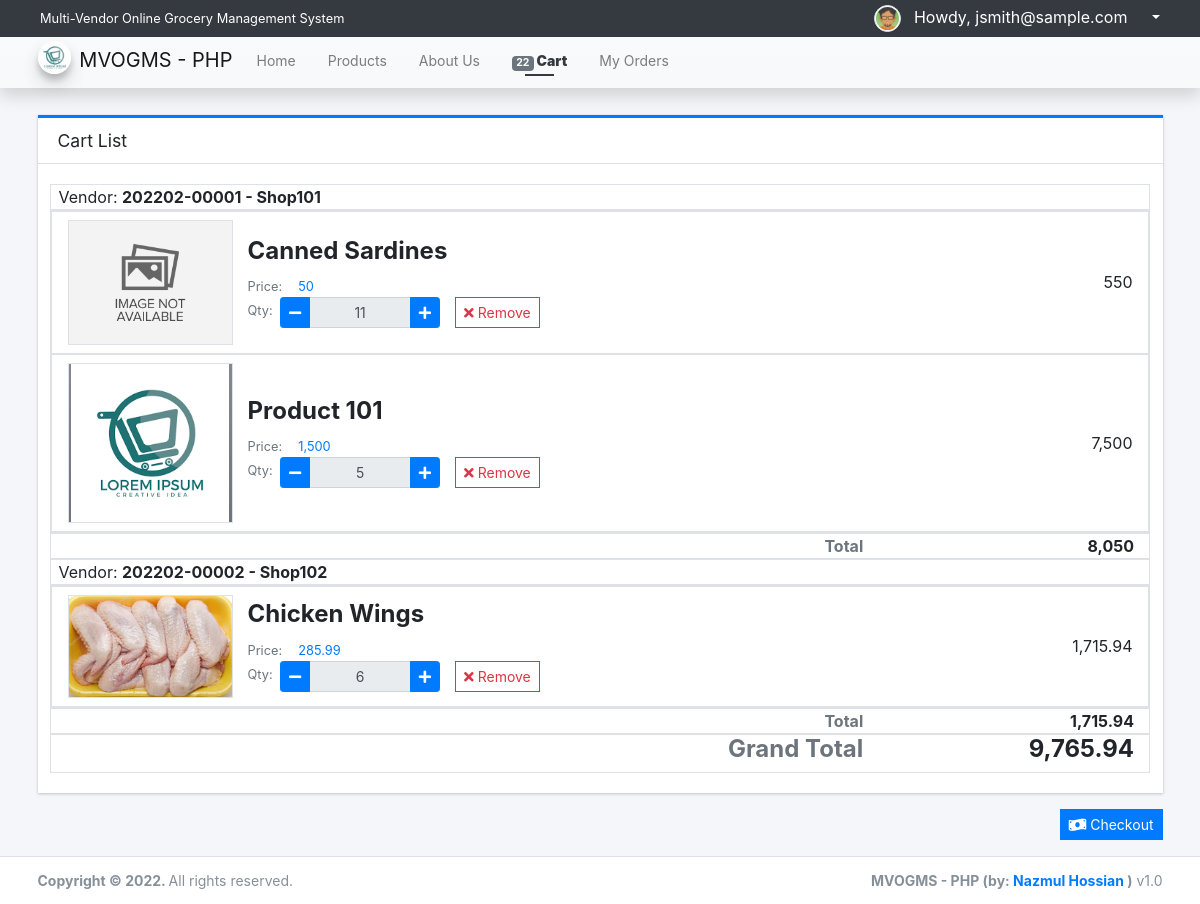
The page /?page=orders/cart (signed in) on the database as committed earlier.
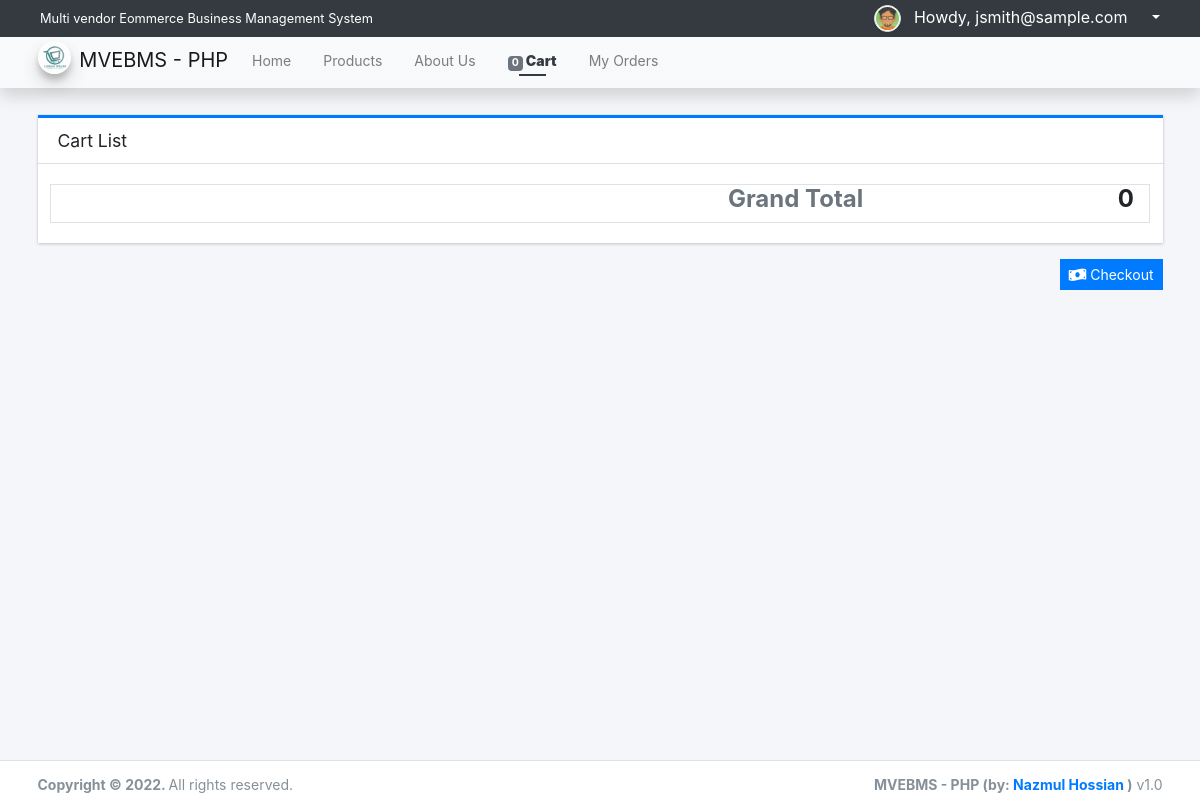
The same page on the database as committed later.
### tables this page shows
CREATE TABLE `vendor_list` (
  `id` int(30) NOT NULL,
  `code` varchar(100) NOT NULL,
  `shop_type_id` int(30) NOT NULL,
  `shop_name` text NOT NULL,
  `shop_owner` text NOT NULL,
  `contact` text NOT NULL,
  `username` text NOT NULL,
  `password` text NOT NULL,
  `avatar` text DEFAULT NULL,
  `status` tinyint(1) NOT NULL DEFAULT 1,
  `delete_flag` tinyint(1) NOT NULL DEFAULT 0,
  `date_created` datetime NOT NULL DEFAULT current_timestamp(),
  `date_updated` datetime DEFAULT NULL ON UPDATE current_timestamp()
);

CREATE TABLE `cart_list` (
  `id` int(30) NOT NULL,
  `client_id` int(30) NOT NULL,
  `product_id` int(30) NOT NULL,
  `quantity` float NOT NULL DEFAULT 0
);

CREATE TABLE `product_list` (
  `id` int(30) NOT NULL,
  `vendor_id` int(30) DEFAULT NULL,
  `category_id` int(30) DEFAULT NULL,
  `name` text NOT NULL,
  `description` text NOT NULL,
  `price` double NOT NULL DEFAULT 0,
  `image_path` text DEFAULT NULL,
  `status` tinyint(1) NOT NULL DEFAULT 1,
  `delete_flag` tinyint(1) NOT NULL DEFAULT 0,
  `date_created` datetime NOT NULL DEFAULT current_timestamp(),
  `date_updated` datetime DEFAULT NULL ON UPDATE current_timestamp()
);

### classes/DBConnection.php (called while the page is built, shortened)
<?php
class DBConnection{
    private $host = DB_SERVER;
    private $username = DB_USERNAME;
    private $password = DB_PASSWORD;
    private $database = DB_NAME;
    public $conn;
    public function __construct(){
        if (!isset($this->conn)) {
            $this->conn = new mysqli($this->host, $this->username, $this->password, $this->database);
        }
    }
}
?>

### classes/SystemSettings.php (called while the page is built, shortened)
<?php
class SystemSettings extends DBConnection{
	function userdata($field = ''){
		if(!empty($field)){
			if(isset($_SESSION['userdata'][$field]))
				return $_SESSION['userdata'][$field];
			else
				return null;
		}else{
			return false;
		}
	}
	function info($field=''){
		if(!empty($field)){
			if(isset($_SESSION['system_info'][$field]))
				return $_SESSION['system_info'][$field];
			else
				return false;
		}else{
			return false;
		}
	}
}
$_settings = new SystemSettings();
?>

### config.php (called while the page is built, shortened)
<?php
require_once('classes/DBConnection.php');
require_once('classes/SystemSettings.php');
function validate_image($file){
    $file = explode("?",$file)[0];
	if(!empty($file)){
		if(is_file(base_app.$file)){
			return base_url.$file;
		}else{
			return base_url.'dist/img/no-image-available.png';
		}
	}else{
		return base_url.'dist/img/no-image-available.png';
	}
}
function format_num($number = 0, $max_decimal = ''){
    if(is_numeric($number)){
        $ex = explode('.',$number);
        $dec = isset($ex[1]) ? strlen($ex[1]) : 0;
        if(empty($max_decimal) || (is_numeric($max_decimal) && $max_decimal >= $dec)){
            return number_format($number,$dec);
        }else{
            if(is_numeric($max_decimal))
                return number_format($number,$max_decimal);
            else
                return "Invalid Maximum Decimal";
        }
    }else{
        return "Invalid Number";
    }
}
?>

### orders/cart.php (the view, shortened to what the changed rows need)
<div class="content py-3">
    <div class="card card-outline card-primary rounded-0 shadow-0">
        <div class="card-header">
            <h5 class="card-title">Cart List</h5>
        </div>
        <div class="card-body">
            <div id="cart-list">
                <div class="row">
                <?php
                $gtotal = 0;
                $vendors = $conn->query("SELECT * FROM `vendor_list` where id in (SELECT vendor_id from product_list where id in (SELECT product_id FROM `cart_list` where client_id ='{$_settings->userdata('id')}')) order by `shop_name` asc");
                while($vrow=$vendors->fetch_assoc()):
                ?>
                    <div class="col-12 border">
                        <span>Vendor: <b><?= $vrow['code']. " - " . $vrow['shop_name'] ?></b></span>
                    </div>
                    <div class="col-12 border p-0">
                        <?php
                        $vtotal = 0;
                        $products = $conn->query("SELECT c.*, p.name as `name`, p.price,p.image_path FROM `cart_list` c inner join product_list p on c.product_id = p.id where c.client_id = '{$_settings->userdata('id')}' and p.vendor_id = '{$vrow['id']}' order by p.name asc");
                        while($prow = $products->fetch_assoc()):
                            $total = $prow['price'] * $prow['quantity'];
                            $gtotal += $total;
                            $vtotal += $total;
                        ?>
                        <div class="d-flex align-items-center border p-2">
                            <div class="col-2 text-center">
                                <a href="./?page=products/view_product&id=<?= $prow['product_id'] ?>"><img src="<?= validate_image($prow['image_path']) ?>" alt="" class="img-center prod-img border bg-gradient-gray"></a>
                            </div>
                            <div class="col-auto flex-shrink-1 flex-grow-1">
                                <h4><b><?= $prow['name'] ?></b></h4>
                                <div class="d-flex">
                                    <div class="col-auto px-0"><small class="text-muted">Price: </small></div>
                                    <div class="col-auto px-0 flex-shrink-1 flex-grow-1"><p class="m-0 pl-3"><small class="text-primary"><?= format_num($prow['price']) ?></small></p></div>
                                </div>
                                <div class="d-flex">
                                    <div class="col-auto px-0"><small class="text-muted">Qty: </small></div>
                                    <div class="col-auto">
                                        <div class="" style="width:10em">
                                            <div class="input-group input-group-sm">
                                                <div class="input-group-prepend"><button class="btn btn-primary min-qty" data-id="<?= $prow['id'] ?>" type="button"><i class="fa fa-minus"></i></button></div>
                                                <input type="text" value="<?= $prow['quantity'] ?>" class="form-control text-center" readonly="readonly">
                                                <div class="input-group-append"><button class="btn btn-primary plus-qty" data-id="<?= $prow['id'] ?>" type="button"><i class="fa fa-plus"></i></button></div>
                                            </div>
                                        </div>
                                    </div>
                                    <div class="col-auto flex-shrink-1 flex-grow-1">
                                        <button class="btn btn-flat btn-outline-danger btn-sm rem_item"  data-id="<?= $prow['id'] ?>"><i class="fa fa-times"></i> Remove</button>
                                    </div>
                                </div>
                            </div>
                            <div class="col-3 text-right"><?= format_num($total) ?></div>
                        </div>
                        <?php endwhile; ?>
                    </div>
                    <div class="col-12 border">
                        <div class="d-flex">
                            <div class="col-9 text-right font-weight-bold text-muted">Total</div>
                            <div class="col-3 text-right font-weight-bold"><?= format_num($vtotal) ?></div>
                        </div>
                    </div>
                <?php endwhile; ?>
                    <div class="col-12 border">
                        <div class="d-flex">
                            <div class="col-9 h4 font-weight-bold text-right text-muted">Grand Total</div>
                            <div class="col-3 h4 font-weight-bold text-right"><?= format_num($gtotal) ?></div>
                        </div>
                    </div>
                </div>
            </div>
        </div>
    </div>
    <div class="text-right">
        <a href="./?page=orders/checkout" class="btn btn-flat btn-primary btn-sm"><i class="fa fa-money-bill-wave"></i> Checkout</a>
    </div>
</div>

### inc/topBarNav.php (shortened to what the changed rows need)
<nav class="w-100 px-2 py-1 position-fixed top-0 bg-dark text-light" id="login-nav">
  <div class="d-flex justify-content-between w-100">
    <div>
      <p class="m-0 truncate-1"><small><?= $_settings->info('name') ?></small></p>
    </div>
  </div>
</nav>
<nav class="main-header navbar navbar-expand-md navbar-light border-0 text-sm bg-gradient-light shadow" id='top-Nav'>
  <div class="container">
    <a href="./" class="navbar-brand">
      <img src="<?php echo validate_image($_settings->info('logo'))?>" alt="Site Logo" class="brand-image img-circle elevation-3" style="opacity: .8">
      <span><?= $_settings->info('short_name') ?></span>
    </a>
    <div class="collapse navbar-collapse order-3" id="navbarCollapse">
      <ul class="navbar-nav">
        <?php if($_settings->userdata('id') > 0 && $_settings->userdata('login_type') == 3): ?>
        <li class="nav-item">
          <?php
          $cart_count = $conn->query("SELECT sum(quantity) FROM `cart_list` where client_id = '{$_settings->userdata('id')}'")->fetch_array()[0];
          $cart_count = $cart_count > 0 ? $cart_count : 0;
          ?>
          <a href="./?page=orders/cart" class="nav-link <?= isset($page) && $page =='orders/cart' ? "active" : "" ?>"><span class="badge badge-secondary rounded-cirlce"><?= format_num($cart_count) ?></span> Cart</a>
        </li>
        <li class="nav-item">
          <a href="./?page=orders/my_orders" class="nav-link <?= isset($page) && $page =='orders/my_orders' ? "active" : "" ?>">My Orders</a>
        </li>
        <?php endif; ?>
      </ul>
    </div>
  </div>
</nav>

### inc/footer.php (shortened to what the changed rows need)
<footer class="main-footer text-sm">
  <div class="container">
        <div class="float-right d-none d-sm-inline-block">
          <b><?php echo $_settings->info('short_name') ?> (by: <a href="mailto:mdpappu006@gmail.com" target="blank">Nazmul Hossian</a> )</b> v1.0
        </div>
      </div>
      </footer>
    </div>

Rows that differ between the two databases and show on the page:
no longer on this page (row unchanged): vendor_list: code "202202-00001", shop_name "Shop101", vtotal "8,050"
removed cart_list: shows a picture, product.name "Canned Sardines", product.price "50", quantity "11", format_num($total) "550", shown under "202202-00001"
removed cart_list: shows a picture, product.name "Product 101", product.price "1,500", quantity "5", format_num($total) "7,500", shown under "202202-00001"
no longer on this page (row unchanged): vendor_list: code "202202-00002", shop_name "Shop102", vtotal "1,715.94"
removed cart_list: shows a picture, product.name "Chicken Wings", product.price "285.99", quantity "6", format_num($total) "1,715.94", shown under "202202-00002"
Other text that changed with them:
$_settings->info('name'): "Multi-Vendor Online Grocery Management System" → "Multi vendor Eommerce Business Management System"
$_settings->info('short_name'): "MVOGMS - PHP" → "MVEBMS - PHP"
format_num($cart_count): "22" → "0"
format_num($gtotal): "9,765.94" → "0"
